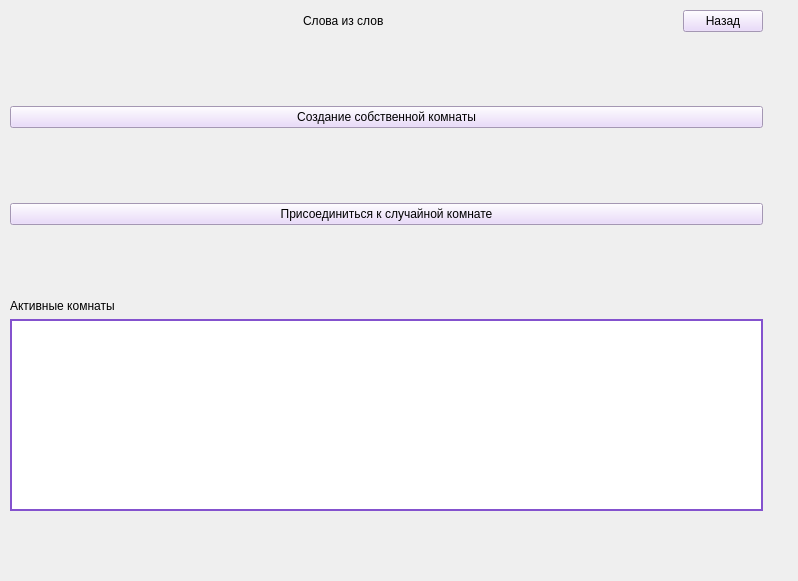
<?xml version="1.0" encoding="UTF-8"?>
<ui version="4.0">
 <class>WordsForm</class>
 <widget class="QWidget" name="WordsForm">
  <property name="geometry">
   <rect>
    <x>0</x>
    <y>0</y>
    <width>798</width>
    <height>581</height>
   </rect>
  </property>
  <property name="windowTitle">
   <string>Form</string>
  </property>
  <widget class="QWidget" name="verticalLayoutWidget">
   <property name="geometry">
    <rect>
     <x>10</x>
     <y>10</y>
     <width>753</width>
     <height>501</height>
    </rect>
   </property>
   <layout class="QVBoxLayout" name="verticalLayout">
    <item>
     <layout class="QHBoxLayout" name="horizontalLayout">
      <item>
       <spacer name="horizontalSpacer">
        <property name="orientation">
         <enum>Qt::Horizontal</enum>
        </property>
        <property name="sizeHint" stdset="0">
         <size>
          <width>40</width>
          <height>20</height>
         </size>
        </property>
       </spacer>
      </item>
      <item>
       <widget class="QLabel" name="label">
        <property name="styleSheet">
         <string notr="true">font: 14pt &quot;Sans Serif&quot;;</string>
        </property>
        <property name="text">
         <string>Слова из слов</string>
        </property>
       </widget>
      </item>
      <item>
       <spacer name="horizontalSpacer_2">
        <property name="orientation">
         <enum>Qt::Horizontal</enum>
        </property>
        <property name="sizeHint" stdset="0">
         <size>
          <width>40</width>
          <height>20</height>
         </size>
        </property>
       </spacer>
      </item>
      <item>
       <widget class="QPushButton" name="exitButton">
        <property name="styleSheet">
         <string notr="true">background-color: rgb(230, 211, 250);
font: 14pt &quot;Sans Serif&quot;;</string>
        </property>
        <property name="text">
         <string>Назад</string>
        </property>
       </widget>
      </item>
     </layout>
    </item>
    <item>
     <spacer name="verticalSpacer_2">
      <property name="orientation">
       <enum>Qt::Vertical</enum>
      </property>
      <property name="sizeHint" stdset="0">
       <size>
        <width>20</width>
        <height>40</height>
       </size>
      </property>
     </spacer>
    </item>
    <item>
     <layout class="QHBoxLayout" name="horizontalLayout_2">
      <item>
       <widget class="QPushButton" name="createRoomButton">
        <property name="styleSheet">
         <string notr="true">background-color: rgb(230, 211, 250);
font: 14pt &quot;Sans Serif&quot;;</string>
        </property>
        <property name="text">
         <string>Создание собственной комнаты</string>
        </property>
       </widget>
      </item>
     </layout>
    </item>
    <item>
     <spacer name="verticalSpacer_3">
      <property name="orientation">
       <enum>Qt::Vertical</enum>
      </property>
      <property name="sizeHint" stdset="0">
       <size>
        <width>20</width>
        <height>40</height>
       </size>
      </property>
     </spacer>
    </item>
    <item>
     <widget class="QPushButton" name="connectRoomButton">
      <property name="styleSheet">
       <string notr="true">background-color: rgb(230, 211, 250);
font: 14pt &quot;Sans Serif&quot;;</string>
      </property>
      <property name="text">
       <string>Присоединиться к случайной комнате</string>
      </property>
     </widget>
    </item>
    <item>
     <spacer name="verticalSpacer">
      <property name="orientation">
       <enum>Qt::Vertical</enum>
      </property>
      <property name="sizeHint" stdset="0">
       <size>
        <width>20</width>
        <height>40</height>
       </size>
      </property>
     </spacer>
    </item>
    <item>
     <widget class="QLabel" name="label_2">
      <property name="layoutDirection">
       <enum>Qt::LeftToRight</enum>
      </property>
      <property name="styleSheet">
       <string notr="true">font: 14pt &quot;Sans Serif&quot;;</string>
      </property>
      <property name="text">
       <string>Активные комнаты</string>
      </property>
      <property name="textFormat">
       <enum>Qt::PlainText</enum>
      </property>
     </widget>
    </item>
    <item>
     <widget class="QListWidget" name="listWidget">
      <property name="styleSheet">
       <string notr="true">border :  2px solid rgb(132, 82, 206);
font: 14pt &quot;Sans Serif&quot;;</string>
      </property>
     </widget>
    </item>
   </layout>
  </widget>
 </widget>
 <resources/>
 <connections/>
</ui>
